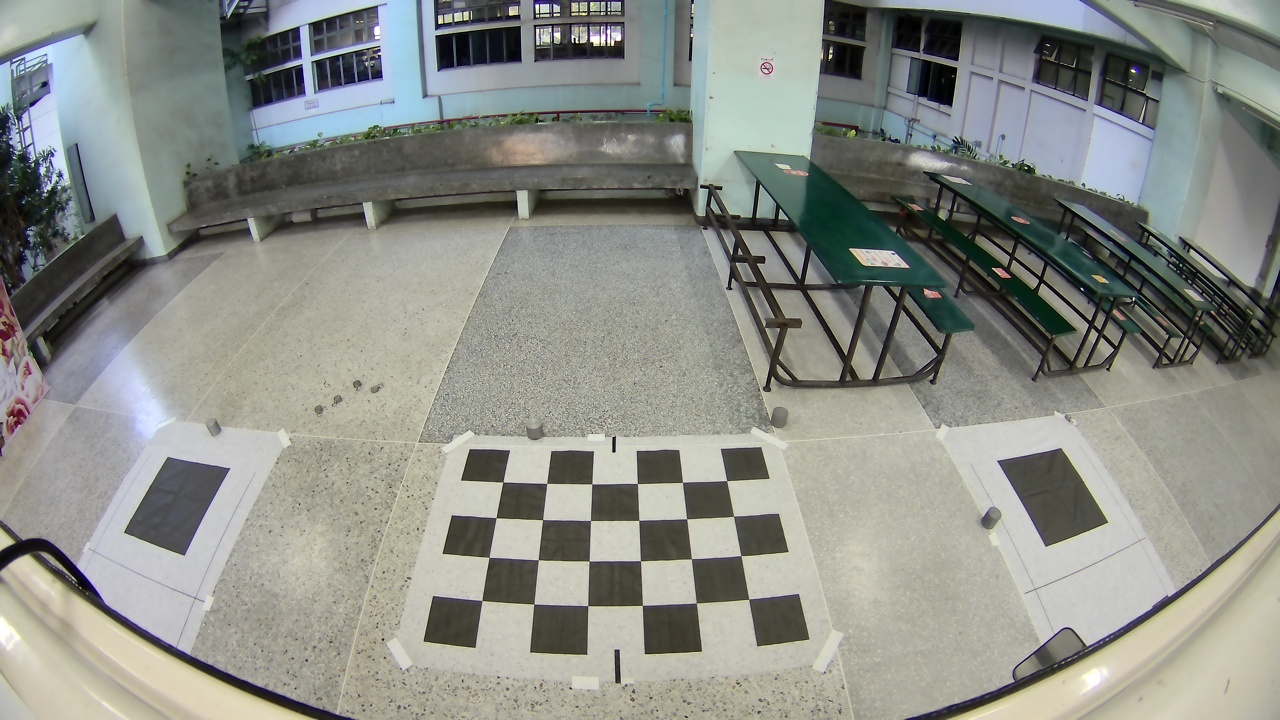
#> input picture Program/input_test_distortion/Left6.jpg, 1280 x 720 px
$ python Step3a_Projective_Transformation_do_not_used.py
#> lines starting #> are read from the running program, lines starting #| are printed output that depends on the picture
import cv2
import numpy as np


# อยุ่ระหว่าง ทดลอง วิธีการแปลงภาพ และ วิธีการแปลงภาพที่ใช้งานจริง
# ไม่ต้องรัน

Title = "Please select 4 points in the following order: Top-Left, Top-Right, Bottom-Left, Bottom-Right"

def click_event(event, x, y, flags, param):
    global clicked_points, img_display
    if event == cv2.EVENT_LBUTTONDOWN:
        # บันทึกจุดที่คลิก
        clicked_points.append((x, y))
        # วาดวงกลมเพื่อแสดงตำแหน่งที่เลือก
        cv2.circle(img_display, (x, y), 5, (0, 255, 0), -1)
        cv2.imshow(Title, img_display)

def load_calibration_parameters(yaml_filename):
    fs = cv2.FileStorage(yaml_filename, cv2.FILE_STORAGE_READ)
    camera_matrix = fs.getNode("camera_matrix").mat()
    dist_coeffs = fs.getNode("dist_coeffs").mat()
    resolution = fs.getNode("resolution").mat()
    fs.release()
    return camera_matrix, dist_coeffs, resolution

if __name__ == "__main__":

    # ตั้งค่าโฟลเดอร์และพารามิเตอร์

    # test_folder = 'front6'
    test_folder = 'Left6'
    # test_folder = 'Right6'
    # test_folder = 'Rear6'

    # โหลด intrinsic parameters จากไฟล์ YAML
    yaml_filename = 'yaml/calibration_data.yaml'
    camera_matrix, dist_coeffs, resolution = load_calibration_parameters(yaml_filename)
    print("Loaded Camera Matrix:\n", camera_matrix)
    print("Loaded Distortion Coefficients:\n", dist_coeffs)

    # หากต้องการ undistort ภาพใหม่ สามารถ uncomment โค้ดด้านล่างได้
    img_test = cv2.imread(f'input_test_distortion/{test_folder}.jpg')
#> img_test is the input picture: shape (720, 1280, 3); mean B, G, R 135.5, 142.1, 139.4
    cv2.imshow("Imageg Selected", img_test)
    cv2.waitKey(0)
    cv2.destroyAllWindows()

    undistorted = cv2.undistort(img_test, camera_matrix, dist_coeffs)
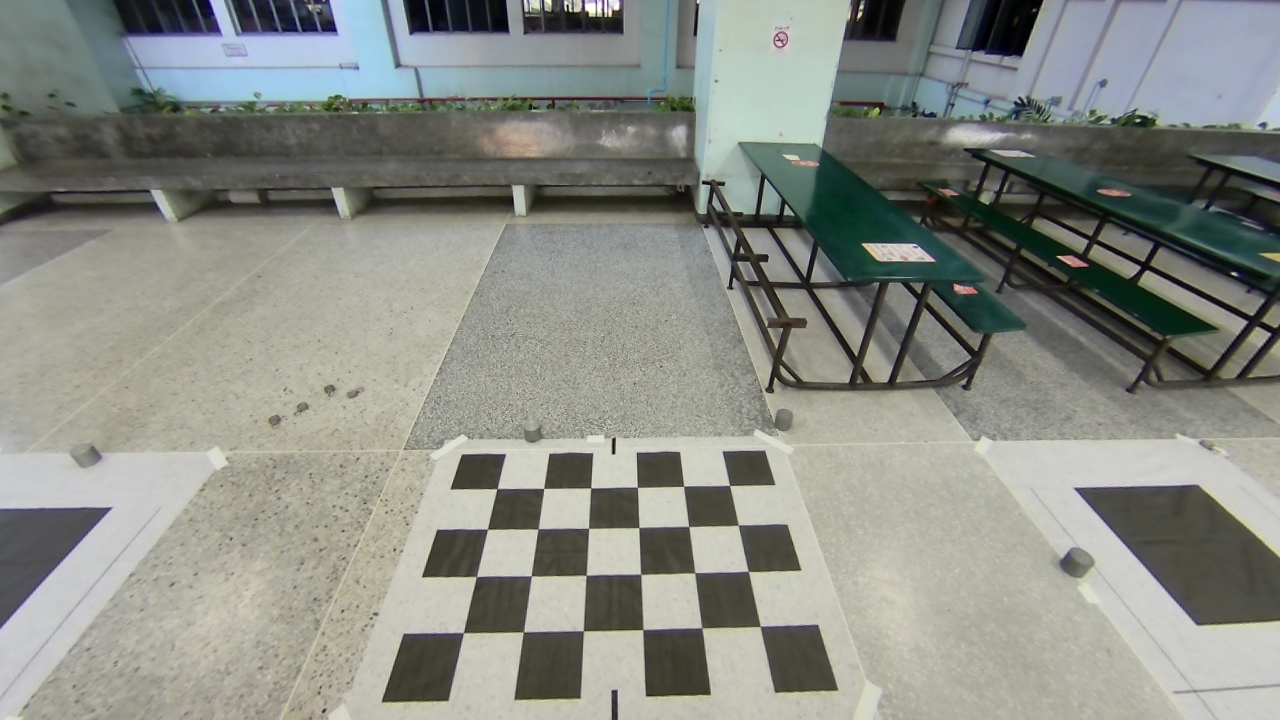
#> undistorted: shape (720, 1280, 3); mean B, G, R 133.5, 140.6, 137.7
    # if 'Left' in test_folder:
    #     undistorted = cv2.rotate(undistorted, cv2.ROTATE_90_COUNTERCLOCKWISE)

    # ให้ผู้ใช้คลิกเลือก 4 จุดในภาพ
    clicked_points = []
    img_display = undistorted.copy()
    cv2.imshow(Title, img_display)
    cv2.setMouseCallback(Title, click_event)
    while len(clicked_points) < 4:
        cv2.waitKey(1)

    cv2.destroyWindow(Title)

    src_points = np.float32(clicked_points)
    print("Selected source points:", src_points)

    # กำหนด destination points สำหรับการแปลง perspective

    # if 'front' in test_folder:
    #     dst_points = np.float32([
    #         # [450, 310],
    #         # [570, 310],
    #         # [450, 410],
    #         # [570, 410]
    #         [300, 300],
    #         [520, 300],
    #         [300, 420],
    #         [520, 420]
    #     ])
    # elif  'Left' in test_folder:
    #         dst_points = np.float32([
    #             # [310, 524],
    #             # [410, 524],
    #             [300, 300],
    #             [410, 420],
    #             [310, 624],
    #             [410, 624]
    #     ])
    # else:
        # Add other test_folder cases here if needed
    dst_points = np.float32([
        [420, 300],  # จุดที่ 1
        [780, 300],  # จุดที่ 2
        [420, 460],  # จุดที่  3
        [780, 460]  # จุดที่ 4
    ])

    # คำนวณ perspective transform matrix และทำการ warp image
    M = cv2.getPerspectiveTransform(src_points, dst_points)
    warped_image = cv2.warpPerspective(undistorted, M, (undistorted.shape[1], undistorted.shape[0]))
    print("Warped image shape:", warped_image.shape)

    # บันทึกและแสดงผลภาพที่ผ่านการแปลง
    cv2.imwrite(f'out/{test_folder}_Warped.jpg', warped_image)
    cv2.imshow('Warped Image', warped_image)
    cv2.waitKey(0)
    cv2.destroyAllWindows()

$ run again, with Program/input_test_distortion/Left2.jpg copied over Program/input_test_distortion/Left6.jpg
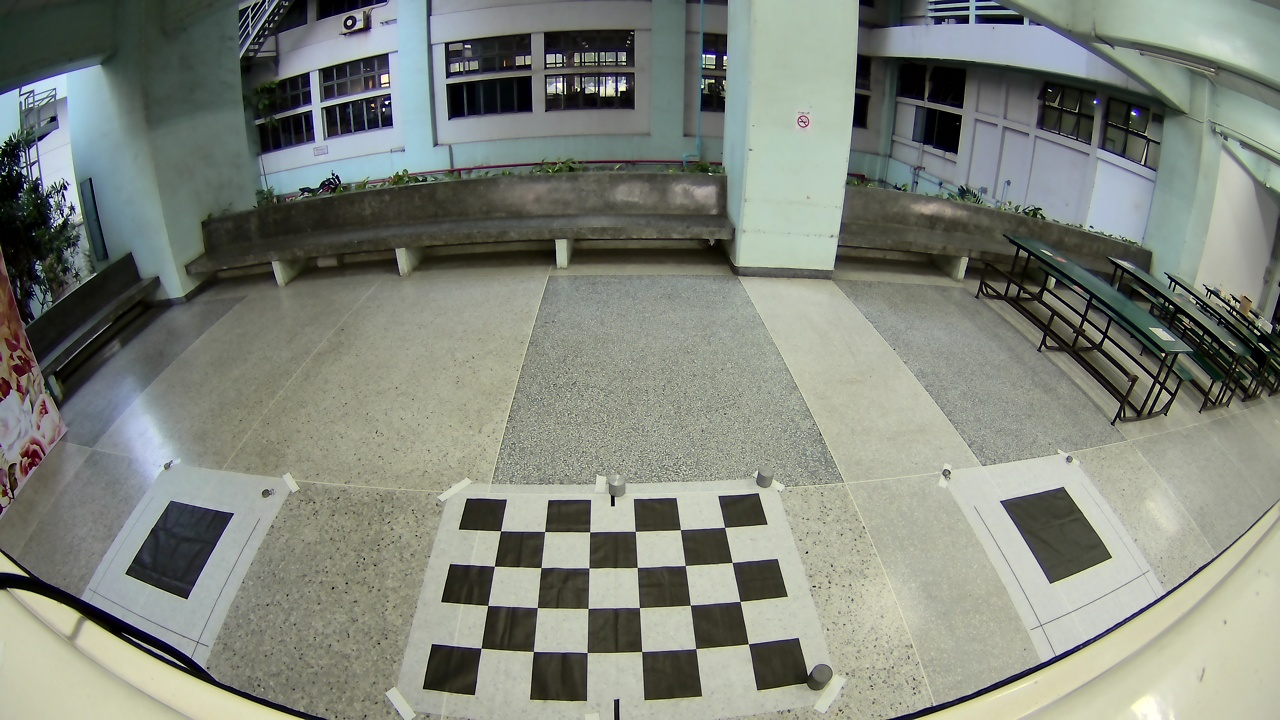
#> input picture Program/input_test_distortion/Left2.jpg, 1280 x 720 px
#> img_test is the input picture: shape (720, 1280, 3); mean B, G, R 123.3, 133.2, 128.3
#> `undistorted = cv2.undistort(img_test, camera_matrix, dist_coeffs)`:
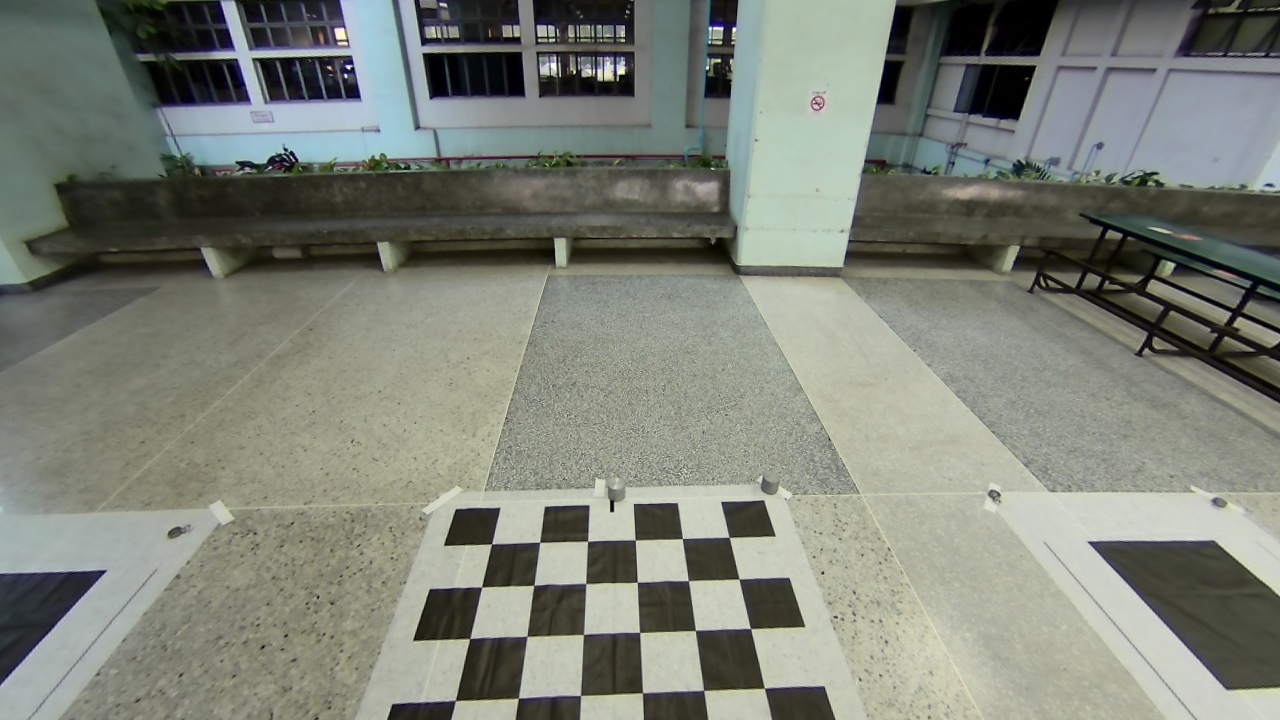
#> undistorted: shape (720, 1280, 3); mean B, G, R 119.7, 129.8, 125.6

$ run again, with Program/input_test_distortion/Left5.jpg copied over Program/input_test_distortion/Left6.jpg
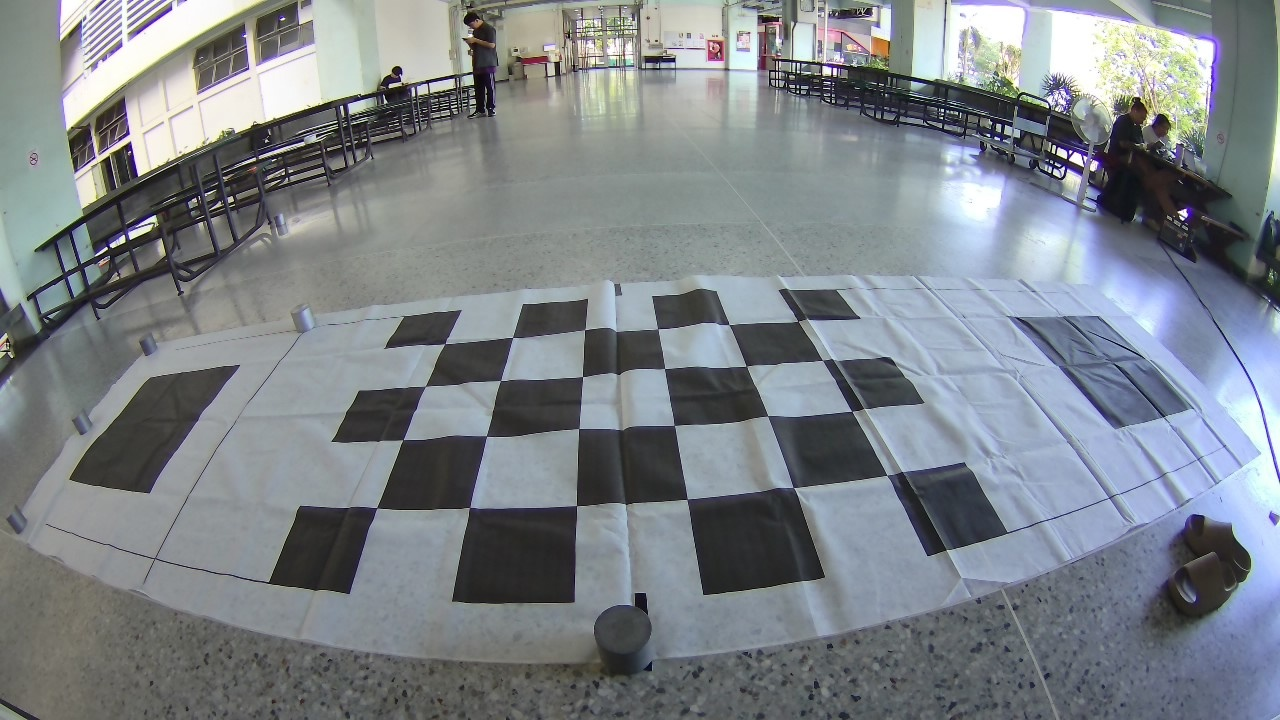
#> input picture Program/input_test_distortion/Left5.jpg, 1280 x 720 px
#> img_test is the input picture: shape (720, 1280, 3); mean B, G, R 136.4, 131.1, 125.1
#> `undistorted = cv2.undistort(img_test, camera_matrix, dist_coeffs)`:
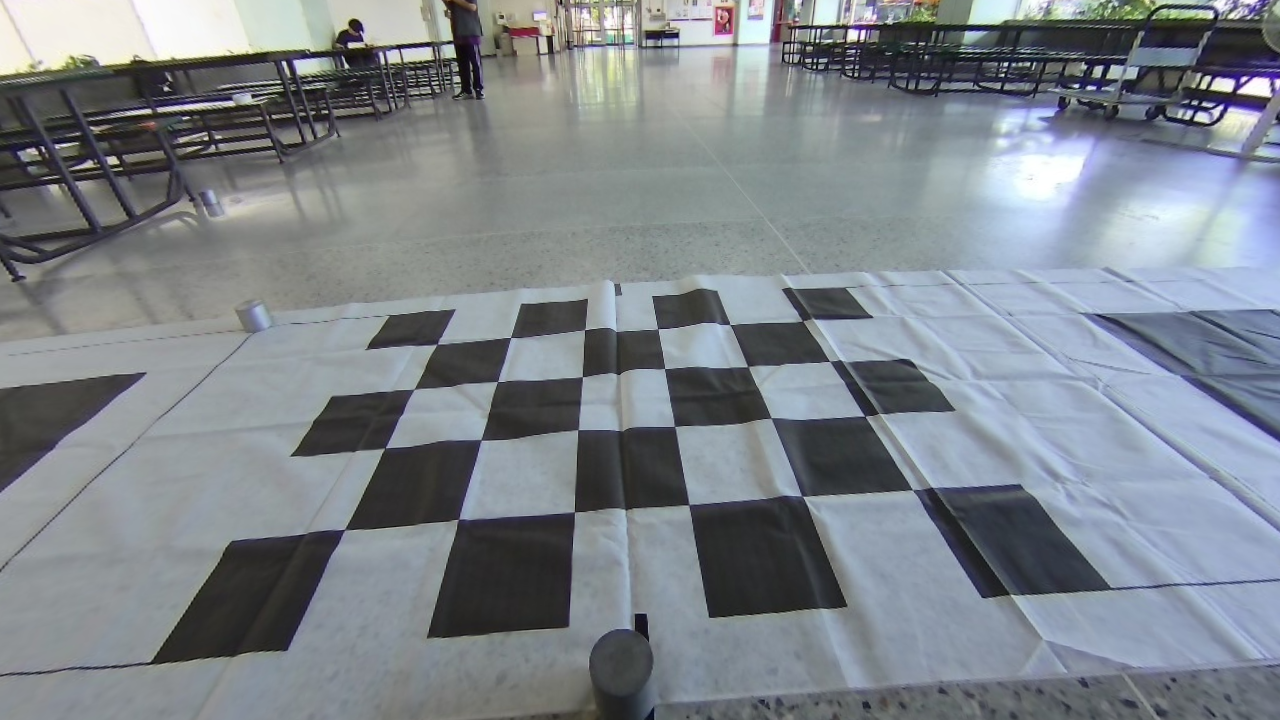
#> undistorted: shape (720, 1280, 3); mean B, G, R 139, 132.5, 125.9

$ run again, with Program/input_test_distortion/Left7.jpg copied over Program/input_test_distortion/Left6.jpg
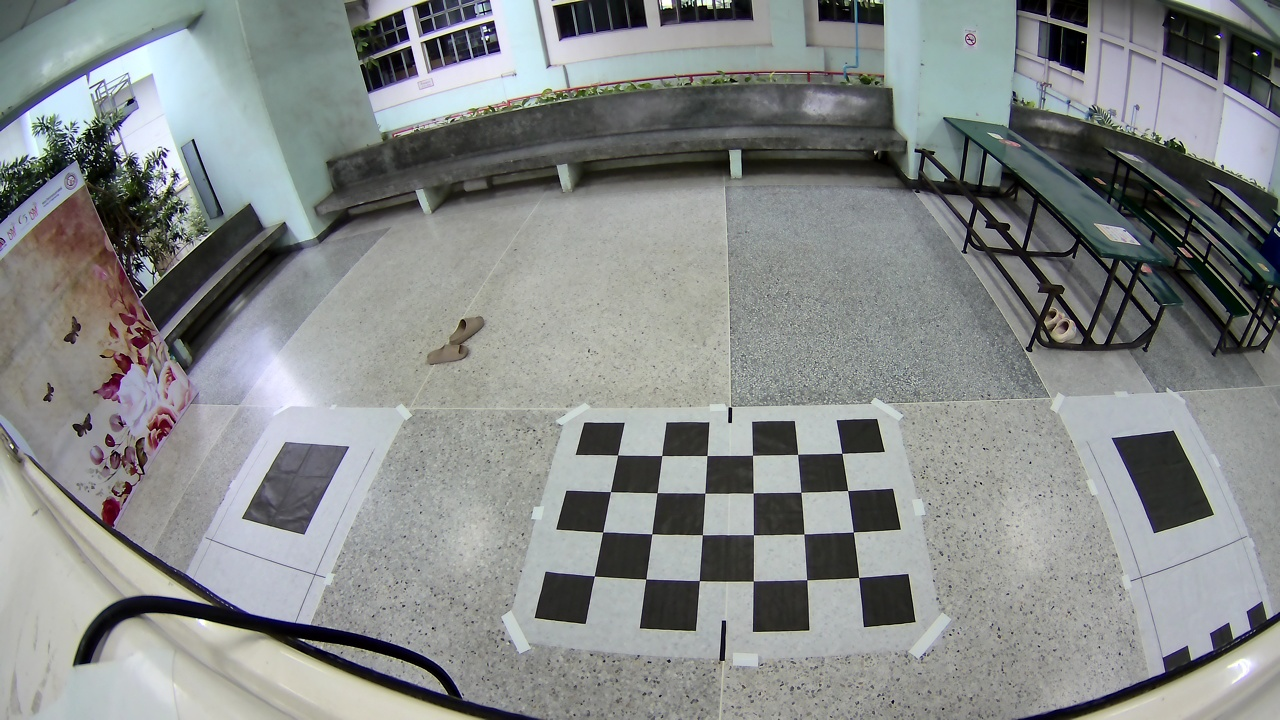
#> input picture Program/input_test_distortion/Left7.jpg, 1280 x 720 px
#> img_test is the input picture: shape (720, 1280, 3); mean B, G, R 136.7, 137.5, 133.9
#> `undistorted = cv2.undistort(img_test, camera_matrix, dist_coeffs)`:
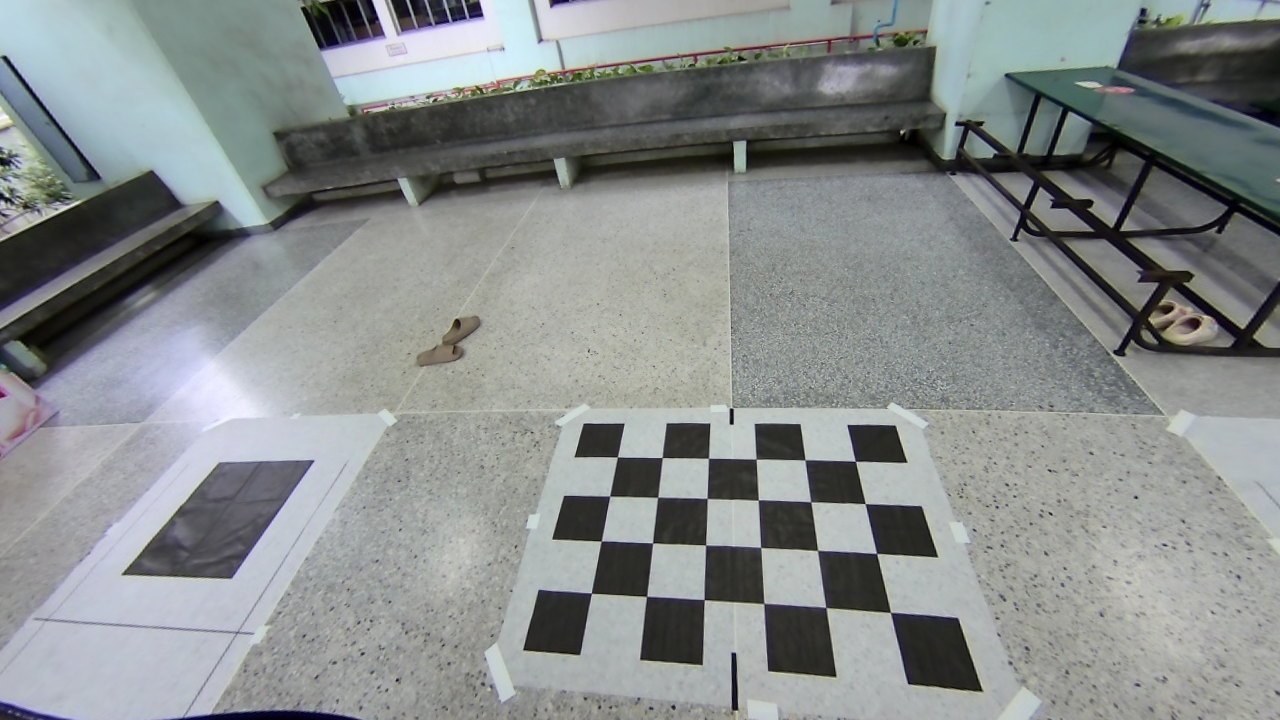
#> undistorted: shape (720, 1280, 3); mean B, G, R 140, 140.3, 135.7
